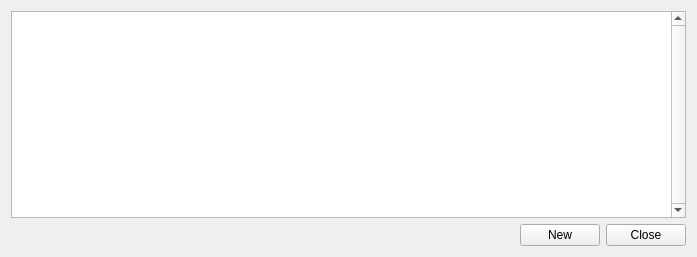
<?xml version="1.0" encoding="UTF-8"?>
<ui version="4.0">
 <class>inputDialog</class>
 <widget class="QWidget" name="inputDialog">
  <property name="geometry">
   <rect>
    <x>0</x>
    <y>0</y>
    <width>697</width>
    <height>257</height>
   </rect>
  </property>
  <property name="sizePolicy">
   <sizepolicy hsizetype="Preferred" vsizetype="Preferred">
    <horstretch>0</horstretch>
    <verstretch>0</verstretch>
   </sizepolicy>
  </property>
  <property name="windowTitle">
   <string>Antilog - Input setup</string>
  </property>
  <property name="windowIcon">
   <iconset>
    <normaloff>:/artwork/artwork/icon.png</normaloff>:/artwork/artwork/icon.png</iconset>
  </property>
  <property name="autoFillBackground">
   <bool>false</bool>
  </property>
  <layout class="QVBoxLayout" name="verticalLayout">
   <item>
    <widget class="QTableView" name="tableView">
     <property name="sizePolicy">
      <sizepolicy hsizetype="MinimumExpanding" vsizetype="Expanding">
       <horstretch>0</horstretch>
       <verstretch>0</verstretch>
      </sizepolicy>
     </property>
     <property name="focusPolicy">
      <enum>Qt::NoFocus</enum>
     </property>
     <property name="autoFillBackground">
      <bool>false</bool>
     </property>
     <property name="verticalScrollBarPolicy">
      <enum>Qt::ScrollBarAlwaysOn</enum>
     </property>
     <property name="horizontalScrollBarPolicy">
      <enum>Qt::ScrollBarAlwaysOff</enum>
     </property>
     <property name="sizeAdjustPolicy">
      <enum>QAbstractScrollArea::AdjustIgnored</enum>
     </property>
     <property name="autoScroll">
      <bool>true</bool>
     </property>
     <property name="alternatingRowColors">
      <bool>true</bool>
     </property>
     <property name="selectionBehavior">
      <enum>QAbstractItemView::SelectRows</enum>
     </property>
     <property name="showGrid">
      <bool>true</bool>
     </property>
     <property name="gridStyle">
      <enum>Qt::NoPen</enum>
     </property>
     <attribute name="horizontalHeaderStretchLastSection">
      <bool>true</bool>
     </attribute>
     <attribute name="verticalHeaderVisible">
      <bool>false</bool>
     </attribute>
     <attribute name="verticalHeaderHighlightSections">
      <bool>false</bool>
     </attribute>
    </widget>
   </item>
   <item>
    <layout class="QHBoxLayout" name="horizontalLayout">
     <property name="sizeConstraint">
      <enum>QLayout::SetMinimumSize</enum>
     </property>
     <item>
      <spacer name="horizontalSpacer">
       <property name="orientation">
        <enum>Qt::Horizontal</enum>
       </property>
       <property name="sizeType">
        <enum>QSizePolicy::MinimumExpanding</enum>
       </property>
       <property name="sizeHint" stdset="0">
        <size>
         <width>40</width>
         <height>20</height>
        </size>
       </property>
      </spacer>
     </item>
     <item>
      <widget class="QPushButton" name="pushButtonNewInput">
       <property name="text">
        <string>New</string>
       </property>
       <property name="icon">
        <iconset resource="../resources.qrc">
         <normaloff>:/artwork/artwork/button_new.svg</normaloff>:/artwork/artwork/button_new.svg</iconset>
       </property>
      </widget>
     </item>
     <item>
      <widget class="QPushButton" name="pushButtonClose">
       <property name="text">
        <string>Close</string>
       </property>
       <property name="icon">
        <iconset resource="../resources.qrc">
         <normaloff>:/artwork/artwork/button_close.svg</normaloff>:/artwork/artwork/button_close.svg</iconset>
       </property>
      </widget>
     </item>
    </layout>
   </item>
  </layout>
 </widget>
 <resources>
  <include location="../resources.qrc"/>
 </resources>
 <connections/>
</ui>
